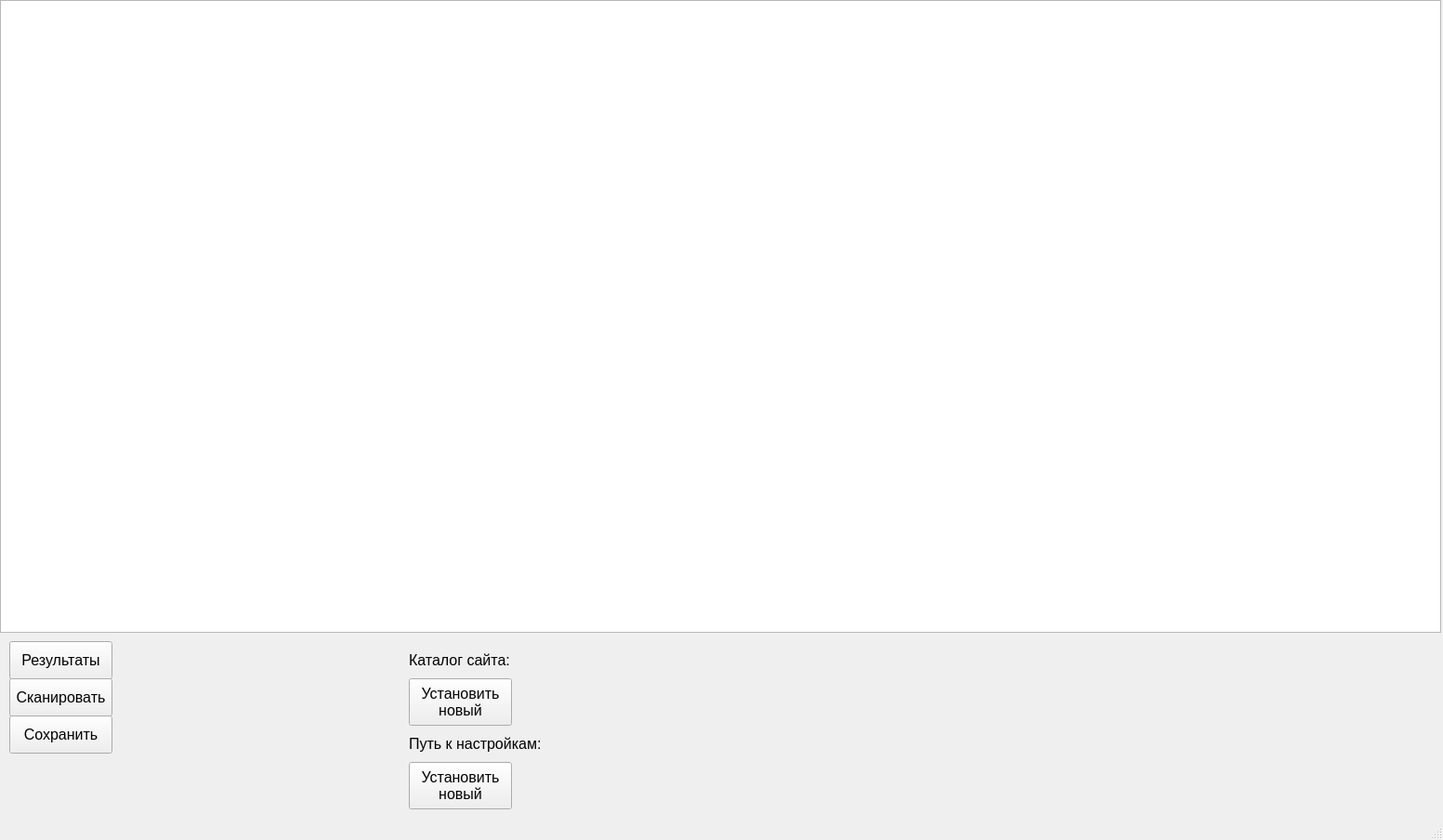
<?xml version="1.0" encoding="UTF-8"?>
<ui version="4.0">
 <class>MainWindow</class>
 <widget class="QMainWindow" name="MainWindow">
  <property name="geometry">
   <rect>
    <x>0</x>
    <y>0</y>
    <width>1553</width>
    <height>904</height>
   </rect>
  </property>
  <property name="windowTitle">
   <string>MainWindow</string>
  </property>
  <widget class="QWidget" name="centralwidget">
   <widget class="QTableWidget" name="table">
    <property name="geometry">
     <rect>
      <x>0</x>
      <y>0</y>
      <width>1551</width>
      <height>681</height>
     </rect>
    </property>
    <property name="font">
     <font>
      <pointsize>12</pointsize>
     </font>
    </property>
   </widget>
   <widget class="QPushButton" name="btn_show_res">
    <property name="geometry">
     <rect>
      <x>10</x>
      <y>690</y>
      <width>111</width>
      <height>41</height>
     </rect>
    </property>
    <property name="font">
     <font>
      <pointsize>12</pointsize>
     </font>
    </property>
    <property name="text">
     <string>Результаты</string>
    </property>
   </widget>
   <widget class="QPushButton" name="btn_start_scan">
    <property name="geometry">
     <rect>
      <x>10</x>
      <y>730</y>
      <width>111</width>
      <height>41</height>
     </rect>
    </property>
    <property name="font">
     <font>
      <pointsize>12</pointsize>
     </font>
    </property>
    <property name="text">
     <string>Сканировать</string>
    </property>
   </widget>
   <widget class="QPushButton" name="btn_root_dir">
    <property name="geometry">
     <rect>
      <x>440</x>
      <y>730</y>
      <width>111</width>
      <height>51</height>
     </rect>
    </property>
    <property name="font">
     <font>
      <pointsize>12</pointsize>
     </font>
    </property>
    <property name="text">
     <string>Установить
новый</string>
    </property>
   </widget>
   <widget class="QPushButton" name="btn_trust">
    <property name="geometry">
     <rect>
      <x>10</x>
      <y>770</y>
      <width>111</width>
      <height>41</height>
     </rect>
    </property>
    <property name="font">
     <font>
      <pointsize>12</pointsize>
     </font>
    </property>
    <property name="text">
     <string>Сохранить</string>
    </property>
   </widget>
   <widget class="QLabel" name="lbl_site_dir">
    <property name="geometry">
     <rect>
      <x>440</x>
      <y>690</y>
      <width>901</width>
      <height>41</height>
     </rect>
    </property>
    <property name="font">
     <font>
      <pointsize>12</pointsize>
     </font>
    </property>
    <property name="text">
     <string>Каталог сайта:</string>
    </property>
   </widget>
   <widget class="QPushButton" name="btn_settings_dir">
    <property name="geometry">
     <rect>
      <x>440</x>
      <y>820</y>
      <width>111</width>
      <height>51</height>
     </rect>
    </property>
    <property name="font">
     <font>
      <pointsize>12</pointsize>
     </font>
    </property>
    <property name="text">
     <string>Установить
новый</string>
    </property>
   </widget>
   <widget class="QLabel" name="lbl_settings_dir">
    <property name="geometry">
     <rect>
      <x>440</x>
      <y>780</y>
      <width>901</width>
      <height>41</height>
     </rect>
    </property>
    <property name="font">
     <font>
      <pointsize>12</pointsize>
     </font>
    </property>
    <property name="text">
     <string>Путь к настройкам:</string>
    </property>
   </widget>
  </widget>
  <widget class="QMenuBar" name="menubar">
   <property name="geometry">
    <rect>
     <x>0</x>
     <y>0</y>
     <width>1553</width>
     <height>21</height>
    </rect>
   </property>
  </widget>
  <widget class="QStatusBar" name="statusbar"/>
 </widget>
 <resources/>
 <connections/>
</ui>
